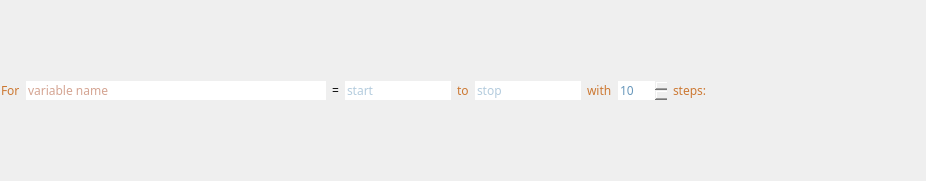
<?xml version="1.0" encoding="UTF-8"?>
<ui version="4.0">
 <class>LinspaceDeclaration</class>
 <widget class="QWidget" name="LinspaceDeclaration">
  <property name="geometry">
   <rect>
    <x>0</x>
    <y>0</y>
    <width>926</width>
    <height>181</height>
   </rect>
  </property>
  <property name="font">
   <font>
    <family>JetBrains Mono</family>
    <weight>75</weight>
    <bold>true</bold>
   </font>
  </property>
  <property name="mouseTracking">
   <bool>true</bool>
  </property>
  <property name="windowTitle">
   <string>Form</string>
  </property>
  <property name="autoFillBackground">
   <bool>false</bool>
  </property>
  <layout class="QHBoxLayout" name="horizontalLayout" stretch="0,0,0,0,0,0,0,0,0,1">
   <property name="leftMargin">
    <number>1</number>
   </property>
   <property name="topMargin">
    <number>1</number>
   </property>
   <property name="rightMargin">
    <number>1</number>
   </property>
   <property name="bottomMargin">
    <number>1</number>
   </property>
   <item>
    <widget class="QLabel" name="label">
     <property name="font">
      <font>
       <family>JetBrains Mono</family>
       <weight>50</weight>
       <bold>false</bold>
      </font>
     </property>
     <property name="styleSheet">
      <string notr="true">color: #CC7832</string>
     </property>
     <property name="text">
      <string>For</string>
     </property>
    </widget>
   </item>
   <item>
    <widget class="AutoResizeLineEdit" name="name_edit">
     <property name="sizePolicy">
      <sizepolicy hsizetype="Fixed" vsizetype="Fixed">
       <horstretch>0</horstretch>
       <verstretch>0</verstretch>
      </sizepolicy>
     </property>
     <property name="minimumSize">
      <size>
       <width>300</width>
       <height>0</height>
      </size>
     </property>
     <property name="font">
      <font>
       <family>JetBrains Mono</family>
       <weight>50</weight>
       <bold>false</bold>
      </font>
     </property>
     <property name="autoFillBackground">
      <bool>false</bool>
     </property>
     <property name="styleSheet">
      <string notr="true">:focus{color: #AA4926}
:!focus{ border: none; color: #AA4926 }</string>
     </property>
     <property name="frame">
      <bool>false</bool>
     </property>
     <property name="placeholderText">
      <string>variable name</string>
     </property>
     <property name="cursorMoveStyle">
      <enum>Qt::VisualMoveStyle</enum>
     </property>
     <property name="clearButtonEnabled">
      <bool>false</bool>
     </property>
    </widget>
   </item>
   <item>
    <widget class="QLabel" name="label_2">
     <property name="sizePolicy">
      <sizepolicy hsizetype="Fixed" vsizetype="Fixed">
       <horstretch>0</horstretch>
       <verstretch>0</verstretch>
      </sizepolicy>
     </property>
     <property name="font">
      <font>
       <weight>50</weight>
       <bold>false</bold>
      </font>
     </property>
     <property name="autoFillBackground">
      <bool>true</bool>
     </property>
     <property name="styleSheet">
      <string notr="true"/>
     </property>
     <property name="text">
      <string>=</string>
     </property>
    </widget>
   </item>
   <item>
    <widget class="AutoResizeLineEdit" name="start_edit">
     <property name="sizePolicy">
      <sizepolicy hsizetype="Minimum" vsizetype="Fixed">
       <horstretch>0</horstretch>
       <verstretch>0</verstretch>
      </sizepolicy>
     </property>
     <property name="font">
      <font>
       <family>JetBrains Mono</family>
       <weight>50</weight>
       <bold>false</bold>
      </font>
     </property>
     <property name="autoFillBackground">
      <bool>false</bool>
     </property>
     <property name="styleSheet">
      <string notr="true">:focus{ color: #6897BB }
:!focus{ border: none; color: #6897BB }</string>
     </property>
     <property name="text">
      <string/>
     </property>
     <property name="frame">
      <bool>false</bool>
     </property>
     <property name="placeholderText">
      <string>start</string>
     </property>
    </widget>
   </item>
   <item>
    <widget class="QLabel" name="label_3">
     <property name="font">
      <font>
       <weight>50</weight>
       <bold>false</bold>
      </font>
     </property>
     <property name="styleSheet">
      <string notr="true">color: #CC7832</string>
     </property>
     <property name="text">
      <string>to</string>
     </property>
    </widget>
   </item>
   <item>
    <widget class="AutoResizeLineEdit" name="stop_edit">
     <property name="sizePolicy">
      <sizepolicy hsizetype="Minimum" vsizetype="Fixed">
       <horstretch>0</horstretch>
       <verstretch>0</verstretch>
      </sizepolicy>
     </property>
     <property name="font">
      <font>
       <family>JetBrains Mono</family>
       <weight>50</weight>
       <bold>false</bold>
      </font>
     </property>
     <property name="autoFillBackground">
      <bool>false</bool>
     </property>
     <property name="styleSheet">
      <string notr="true">:focus{ color: #6897BB }
:!focus{ border: none; color: #6897BB }</string>
     </property>
     <property name="frame">
      <bool>false</bool>
     </property>
     <property name="placeholderText">
      <string>stop</string>
     </property>
     <property name="cursorMoveStyle">
      <enum>Qt::VisualMoveStyle</enum>
     </property>
     <property name="clearButtonEnabled">
      <bool>false</bool>
     </property>
    </widget>
   </item>
   <item>
    <widget class="QLabel" name="label_4">
     <property name="font">
      <font>
       <family>JetBrains Mono</family>
       <weight>50</weight>
       <bold>false</bold>
      </font>
     </property>
     <property name="styleSheet">
      <string notr="true">color: #CC7832</string>
     </property>
     <property name="text">
      <string>with</string>
     </property>
    </widget>
   </item>
   <item>
    <widget class="QSpinBox" name="num_edit">
     <property name="font">
      <font>
       <family>JetBrains Mono</family>
       <weight>50</weight>
       <bold>false</bold>
      </font>
     </property>
     <property name="styleSheet">
      <string notr="true">:focus{ color: #6897BB }
:!focus{ border: none; color: #6897BB }</string>
     </property>
     <property name="frame">
      <bool>false</bool>
     </property>
     <property name="minimum">
      <number>1</number>
     </property>
     <property name="maximum">
      <number>9999</number>
     </property>
     <property name="value">
      <number>10</number>
     </property>
     <property name="displayIntegerBase">
      <number>10</number>
     </property>
    </widget>
   </item>
   <item>
    <widget class="QLabel" name="label_5">
     <property name="font">
      <font>
       <weight>50</weight>
       <bold>false</bold>
      </font>
     </property>
     <property name="styleSheet">
      <string notr="true">color: #CC7832</string>
     </property>
     <property name="text">
      <string>steps:</string>
     </property>
    </widget>
   </item>
   <item>
    <spacer name="horizontalSpacer">
     <property name="orientation">
      <enum>Qt::Horizontal</enum>
     </property>
     <property name="sizeHint" stdset="0">
      <size>
       <width>40</width>
       <height>20</height>
      </size>
     </property>
    </spacer>
   </item>
  </layout>
 </widget>
 <customwidgets>
  <customwidget>
   <class>AutoResizeLineEdit</class>
   <extends>QLineEdit</extends>
   <header>widgets.auto_resize_lineedit.h</header>
  </customwidget>
 </customwidgets>
 <resources>
  <include location="resources.qrc"/>
 </resources>
 <connections/>
</ui>
